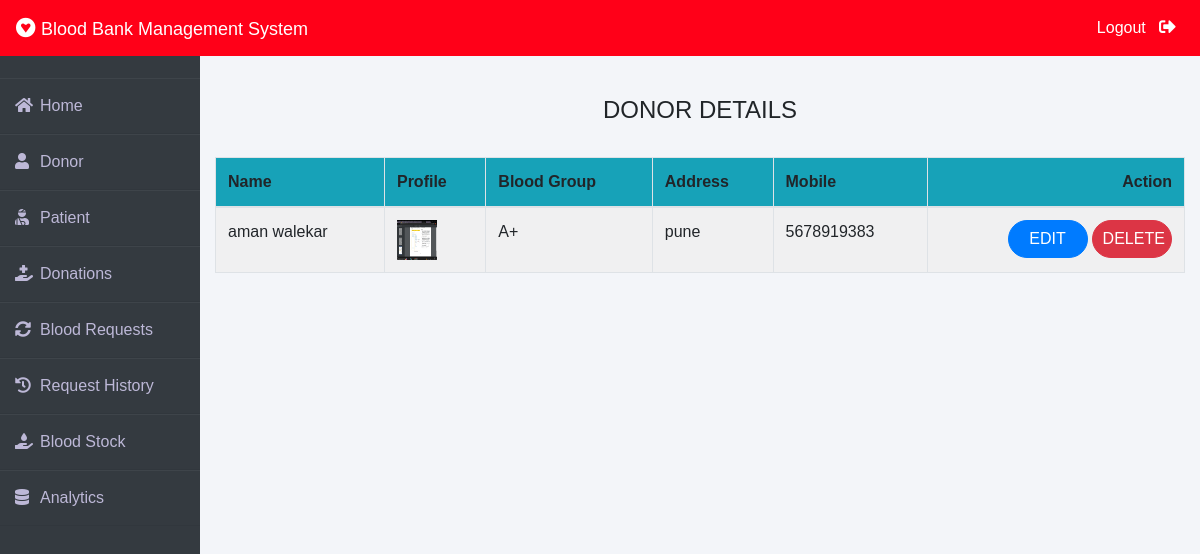
Page /admin-donor (signed in) on the committed database.
### donor/models.py (models this page shows, shortened)
class Donor(models.Model):
    user=models.OneToOneField(User,on_delete=models.CASCADE)
    profile_pic= models.ImageField(upload_to='profile_pic/Donor/',null=True,blank=True)
    bloodgroup=models.CharField(max_length=10)
    address = models.CharField(max_length=40)
    mobile = models.CharField(max_length=20,null=False)
    @property
    def get_name(self):
        return self.user.first_name+" "+self.user.last_name

### blood/views.py (the view)
# urls.py: path('admin-donor', views.admin_donor_view,name='admin-donor'),
@login_required(login_url='adminlogin')
def admin_donor_view(request):
    donors=dmodels.Donor.objects.all()
    return render(request,'blood/admin_donor.html',{'donors':donors})

### templates/blood/admin_donor.html
{% extends 'blood/adminbase.html' %}
{% block content %}
{% load widget_tweaks %}
{%load static%}
<br><br>
<div class="container">
    <H4 class="text-center">DONOR DETAILS</H4><br>
    <table class="table table-light table-hover table-bordered table-striped">
        <thead class="bg-info">
            <tr>
                <th scope="col">Name</th>
                <th scope="col">Profile</th>
                <th scope="col">Blood Group</th>
                <th scope="col">Address</th>
                <th scope="col">Mobile</th>
                <th class="text-right">Action</th>
            </tr>
        </thead>
        <tbody>
            {% for t in donors %}
            <tr>
                <td> {{t.get_name}}</td>
                <td> <img src="{% static t.profile_pic.url %}" alt="Profile Pic" height="40px" width="40px" /></td>
                <td>{{t.bloodgroup}}</td>
                <td>{{t.address}}</td>
                <td>{{t.mobile}}</td>
                <td class="text-right">
                    <button class="btn btn-primary badge-pill" style="width: 80px;"><a  style="text-decoration: none;color: white;" href="{% url 'update-donor' t.id  %}">EDIT</a> </button>
                    <button class="btn btn-danger badge-pill" style="width: 80px;"><a  style="text-decoration: none;color: white;" href="{% url 'delete-donor' t.id  %}">DELETE</a> </button>
                </td>
            </tr>
            {% endfor %}
        </tbody>
    </table>
</div>
{% endblock content %}

### templates/blood/adminbase.html (style rules this page uses)
* { margin: 0; padding: 0; box-sizing: border-box; list-style: none; text-decoration: none; font-family: 'Josefin Sans', sans-serif; }
body { background-color: #f3f5f9; }

### rows in the picture
Donor: get_name "aman walekar", profile_pic (picture), bloodgroup "A+", address "pune", mobile "5678919383"
